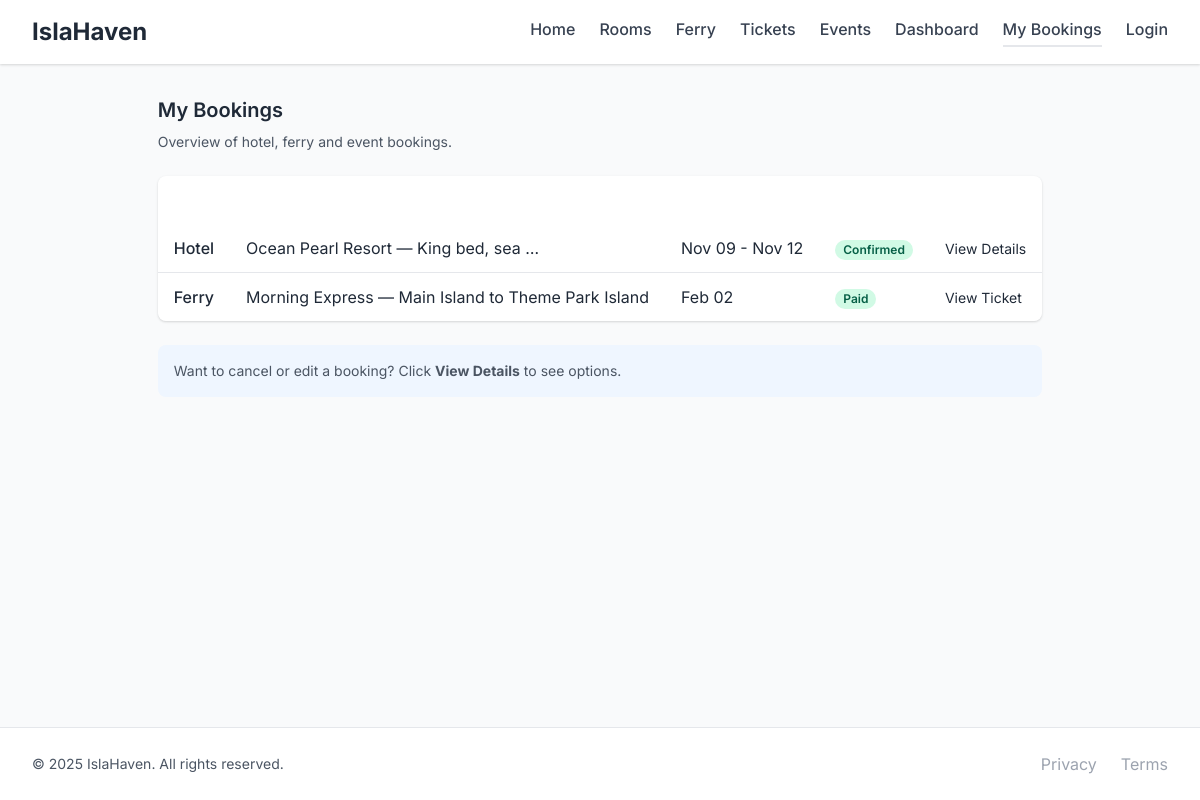
/booking-view/, run on the app's committed database.
### booking_app/models.py (models this page shows, shortened)
class Booking(models.Model):
    user = models.ForeignKey(User, on_delete=models.CASCADE)
    hotel = models.ForeignKey(Hotel, on_delete=models.CASCADE)
    check_in_date = models.DateField()
    check_out_date = models.DateField()
    number_of_guests = models.IntegerField(validators=[MinValueValidator(1)])
    total_price = models.DecimalField(max_digits=10, decimal_places=2)
    booking_date = models.DateTimeField(auto_now_add=True)
    booking_reference = models.CharField(max_length=20, unique=True)
    is_confirmed = models.BooleanField(default=False)

class Hotel(models.Model):
    name = models.CharField(max_length=100)
    location = models.CharField(max_length=100)
    price = models.DecimalField(max_digits=10, decimal_places=2)
    description = models.TextField()
    image_url = models.URLField(blank=True, null=True)
    rating = models.FloatField(
        validators=[MinValueValidator(0.0), MaxValueValidator(5.0)],
        null=True,
        blank=True
    )
    available_rooms = models.IntegerField(default=0)

class FerryBooking(models.Model):
    booking = models.ForeignKey(Booking, on_delete=models.CASCADE)
    ferry = models.ForeignKey(Ferry, on_delete=models.CASCADE)
    departure_date = models.DateField()
    number_of_passengers = models.IntegerField(validators=[MinValueValidator(1)])
    total_price = models.DecimalField(max_digits=10, decimal_places=2)

class Ferry(models.Model):
    name = models.CharField(max_length=100)
    departure_location = models.CharField(max_length=100)
    arrival_location = models.CharField(max_length=100)
    departure_time = models.TimeField()
    arrival_time = models.TimeField()
    price = models.DecimalField(max_digits=10, decimal_places=2)
    capacity = models.IntegerField()

### islahaven_project/views.py (the view)
# urls.py: path('booking-view/', views.booking_view, name='booking-view'),
def booking_view(request):
    bookings = Booking.objects.prefetch_related(
        'ferrybooking_set',
        'eventbooking_set',
        'themeparkbooking_set',
        'hotel',
        'user'
    ).all()
    context = {'bookings': bookings}
    return render(request, 'booking-view.html', context)

### templates/booking-view.html (shortened to what this page needs)
{% extends 'base.html' %}
{% load static %}
{% block content %}
<h2 class="text-xl font-semibold mb-2">My Bookings</h2>
<p class="text-sm text-gray-600 mb-6">Overview of hotel, ferry and event bookings.</p>
<div class="overflow-x-auto rounded-lg shadow">
  <table class="min-w-full bg-white rounded-lg overflow-hidden">
    <thead class="bg-teal-600 text-white">
      <tr>
        <th class="py-3 px-4 text-left">Type</th>
        <th class="py-3 px-4 text-left">Details</th>
        <th class="py-3 px-4 text-left">Date</th>
        <th class="py-3 px-4 text-left">Status</th>
        <th class="py-3 px-4 text-left">Action</th>
      </tr>
    </thead>
    <tbody class="divide-y divide-gray-200">
      {% for booking in bookings %}
      <tr class="hover:bg-gray-50">
        <td class="py-3 px-4 font-medium">Hotel</td>
        <td class="py-3 px-4">{{ booking.hotel.name }} — {{ booking.hotel.description|truncatewords:3 }}</td>
        <td class="py-3 px-4">{{ booking.check_in_date|date:"M d" }} - {{ booking.check_out_date|date:"M d" }}</td>
        <td class="py-3 px-4">
          <span class="px-2 inline-flex text-xs leading-5 font-semibold rounded-full {% if booking.is_confirmed %}bg-green-100 text-green-800{% else %}bg-yellow-100 text-yellow-800{% endif %}">
            {{ booking.is_confirmed|yesno:"Confirmed,Pending" }}
          </span>
        </td>
        <td class="py-3 px-4">
          <a href="{% url 'booking_detail' booking.id %}" class="btn-primary text-sm">View Details</a>
        </td>
      </tr>
      {% endfor %}
      {% for booking in bookings %}
      {% for ferry_booking in booking.ferrybooking_set.all %}
      <tr class="hover:bg-gray-50">
        <td class="py-3 px-4 font-medium">Ferry</td>
        <td class="py-3 px-4">{{ ferry_booking.ferry.name }} — {{ ferry_booking.ferry.departure_location }} to {{ ferry_booking.ferry.arrival_location }}</td>
        <td class="py-3 px-4">{{ ferry_booking.departure_date|date:"M d" }}</td>
        <td class="py-3 px-4">
          <span class="px-2 inline-flex text-xs leading-5 font-semibold rounded-full bg-green-100 text-green-800">
            Paid
          </span>
        </td>
        <td class="py-3 px-4">
          <a href="{% url 'tickets' %}" class="btn-primary text-sm">View Ticket</a>
        </td>
      </tr>
      {% endfor %}
      {% endfor %}
    </tbody>
  </table>
</div>
<div class="mt-6 text-sm text-gray-600 bg-blue-50 p-4 rounded-lg">
  <p>Want to cancel or edit a booking? Click <strong>View Details</strong> to see options.</p>
</div>
{% endblock %}

### templates/base.html (style rules this page uses)
body { font-family:'Inter',ui-sans-serif,system-ui,-apple-system,"Segoe UI",Roboto,"Helvetica Neue",Arial,sans-serif; }
.btn-primary { @apply bg-teal-600 hover:bg-teal-700 text-white font-semibold py-2 px-4 rounded transition-colors shadow; }

### data on the page
Booking: hotel.name "Ocean Pearl Resort", hotel.description "King bed, sea …", check_in_date "Nov 09", check_out_date "Nov 12", is_confirmed "Confirmed"
FerryBooking: ferry.name "Morning Express", ferry.departure_location "Main Island", ferry.arrival_location "Theme Park Island", departure_date "Feb 02"
